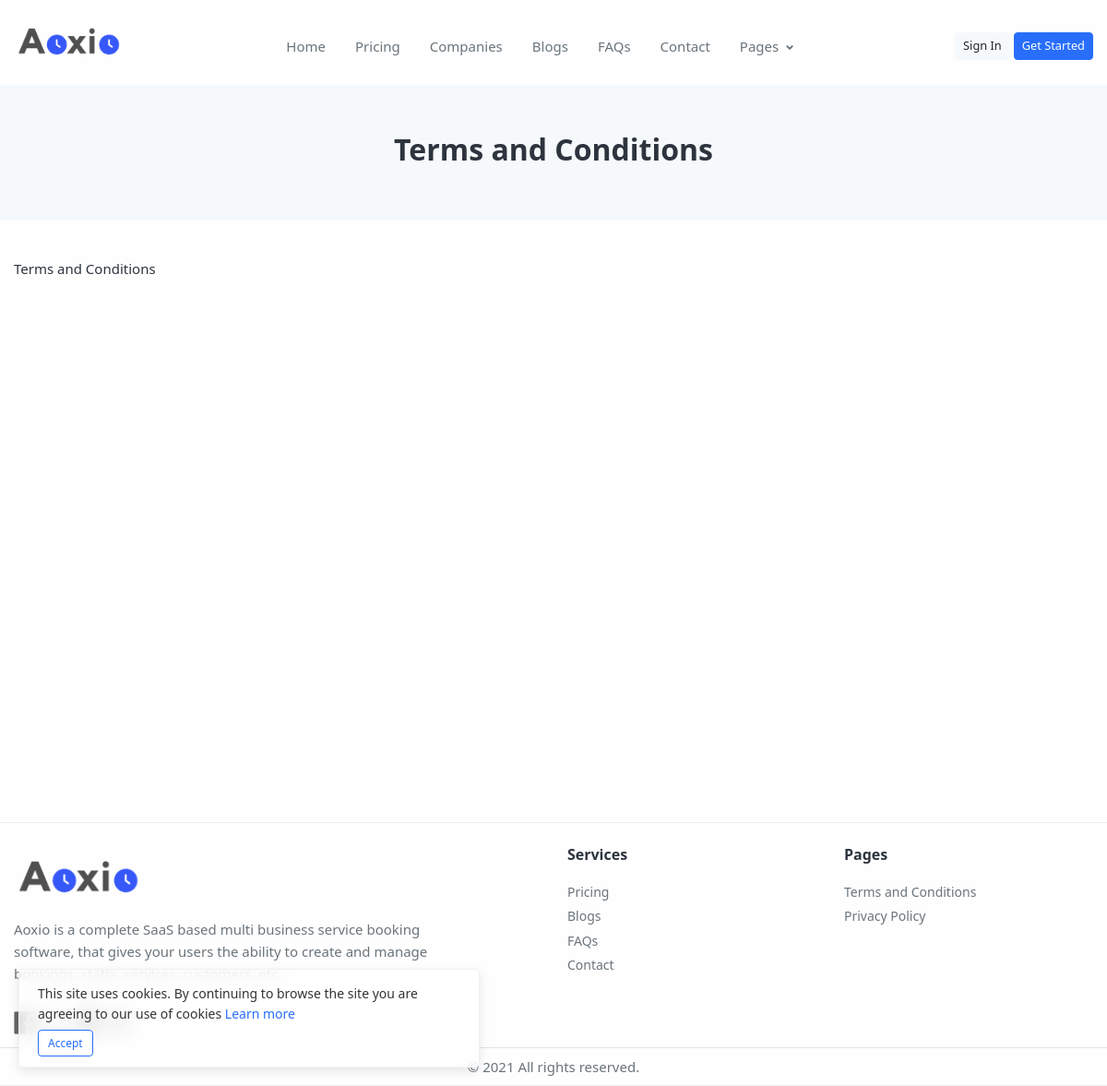
/page/terms-of-service, run on the app's committed database.
### tables this page shows
CREATE TABLE `settings` (
  `id` int(11) NOT NULL,
  `site_name` varchar(255) DEFAULT NULL,
  `site_title` varchar(255) DEFAULT NULL,
  `favicon` varchar(255) DEFAULT NULL,
  `logo` varchar(255) DEFAULT NULL,
  `hero_img` varchar(255) DEFAULT NULL,
  `keywords` varchar(255) DEFAULT NULL,
  `description` text,
  `footer_about` text,
  `admin_email` varchar(255) DEFAULT NULL,
  `mobile` varchar(255) DEFAULT NULL,
  `copyright` varchar(255) DEFAULT NULL,
  `pagination_limit` int(11) DEFAULT NULL,
  `facebook` varchar(255) DEFAULT NULL,
  `instagram` varchar(255) DEFAULT NULL,
  `twitter` varchar(255) DEFAULT NULL,
  `linkedin` varchar(255) DEFAULT NULL,
  `google_analytics` longtext,
  `site_color` varchar(255) DEFAULT NULL,
  `site_font` varchar(255) DEFAULT NULL,
  `layout` int(11) DEFAULT NULL,
  `about_info` mediumtext,
  `ind_code` varchar(255) DEFAULT NULL,
  `purchase_code` varchar(255) DEFAULT NULL,
  `link` varchar(255) DEFAULT NULL,
  `enable_captcha` int(11) NOT NULL DEFAULT '0',
  `enable_workflow` int(11) NOT NULL DEFAULT '1',
  `enable_feature` int(11) NOT NULL,
  `enable_users` int(11) NOT NULL DEFAULT '1',
  `enable_blog` int(11) NOT NULL,
  `enable_faq` int(11) NOT NULL,
  `enable_animation` int(11) DEFAULT '1',
  `enable_registration` int(11) NOT NULL,
  `enable_payment` int(11) NOT NULL,
  `enable_paypal` int(11) NOT NULL DEFAULT '0',
  `enable_email_verify` int(11) NOT NULL,
  `check_email_verify_user` varchar(155) DEFAULT '0',
  `enable_multilingual` int(11) DEFAULT '0',
  `enable_frontend` varchar(155) DEFAULT '1',
  `enable_lifetime` varchar(155) DEFAULT '0',
  `enable_coupon` int(11) DEFAULT '0',
  `captcha_type` int(11) DEFAULT NULL,
  `captcha_site_key` varchar(255) DEFAULT NULL,
  `captcha_secret_key` varchar(255) DEFAULT NULL,
  `paypal_email` varchar(255) DEFAULT NULL,
  `paypal_payment` int(11) DEFAULT '0',
  `stripe_payment` int(11) DEFAULT '0',
  `publish_key` varchar(255) DEFAULT NULL,
  `secret_key` varchar(255) DEFAULT NULL,
  `paystack_payment` varchar(155) DEFAULT '0',
  `paystack_secret_key` varchar(255) DEFAULT NULL,
  `paystack_public_key` varchar(255) DEFAULT NULL,
  `razorpay_payment` varchar(155) DEFAULT '0',
  `razorpay_key_id` varchar(255) DEFAULT NULL,
  `razorpay_key_secret` varchar(255) DEFAULT NULL,
  `mercado_payment` int(11) DEFAULT '0',
  `mercado_currency` varchar(155) DEFAULT NULL,
  `mercado_api_key` varchar(255) DEFAULT NULL,
  `mercado_token` varchar(255) DEFAULT NULL,
  `flutterwave_payment` int(11) DEFAULT '0',
  `flutterwave_public_key` varchar(255) DEFAULT NULL,
  `flutterwave_secret_key` varchar(255) DEFAULT NULL,
  `paypal_mode` varchar(255) DEFAULT 'sandbox',
  `twillo_account_sid` varchar(255) DEFAULT NULL,
  `twillo_auth_token` varchar(255) DEFAULT NULL,
  `twillo_number` varchar(255) DEFAULT NULL,
  `enable_sms` varchar(255) NOT NULL DEFAULT '0',
  `enable_wallet` varchar(155) DEFAULT '0',
  `min_payout_amount` varchar(155) DEFAULT '0',
  `commission_rate` varchar(155) DEFAULT '0',
  `paypal_payout` varchar(155) DEFAULT '1',
  `iban_payout` varchar(155) DEFAULT '1',
  `swift_payout` varchar(155) DEFAULT '1',
  `google_client_id` text,
  `google_client_secret` varchar(255) DEFAULT NULL,
  `enable_offline_payment` varchar(255) DEFAULT '0',
  `offline_details` text,
  `mail_protocol` varchar(255) DEFAULT NULL,
  `mail_title` varchar(255) DEFAULT NULL,
  `mail_host` varchar(255) DEFAULT NULL,
  `mail_port` varchar(255) DEFAULT NULL,
  `mail_encryption` varchar(255) DEFAULT 'ssl',
  `mail_username` varchar(255) DEFAULT NULL,
  `mail_password` varchar(255) DEFAULT NULL,
  `is_smtp` int(11) DEFAULT '1',
  `sender_mail` varchar(255) DEFAULT NULL,
  `chart_style` varchar(255) NOT NULL DEFAULT 'style1',
  `num_format` varchar(155) DEFAULT '0',
  `curr_locate` varchar(155) DEFAULT '0',
  `country` int(11) NOT NULL DEFAULT '178',
  `site_info` int(11) DEFAULT NULL,
  `lang` int(11) NOT NULL DEFAULT '1',
  `trial_days` varchar(155) DEFAULT '0',
  `tax_name` varchar(255) DEFAULT NULL,
  `tax_value` varchar(255) DEFAULT NULL,
  `type` varchar(255) NOT NULL DEFAULT 'live',
  `time_zone` int(11) DEFAULT '1',
  `version` varchar(255) NOT NULL DEFAULT 'v1.1'
);

CREATE TABLE `pages` (
  `id` int(11) NOT NULL,
  `business_id` varchar(255) NOT NULL DEFAULT '0',
  `title` varchar(255) DEFAULT NULL,
  `slug` varchar(255) DEFAULT NULL,
  `details` longtext,
  `status` int(11) DEFAULT NULL,
  `created_at` varchar(255) DEFAULT NULL
);

### application/views/page.php (the view)
<section class="bg-light p-6">
    <div class="container">
        <div class="rows d-flex justify-content-center hide-xs">
            <h2 class="pt-2"><?php echo html_escape($page->title) ?></h2>
        </div>
    </div>
</section>
<section class="section pt-6">
    <div class="container">
        <div class="row">
            <div class="col-12">
                <div class="content-container minh-400">
                    <div class="faq">
                        <div class="accordion-container text-dark">
                            <p><?= $page->details ?></p>
                        </div>
                    </div>
                </div>
            </div>
        </div>
    </div>
</section>

### application/views/include/header.php (shortened to what the rows shown need)
<!DOCTYPE html>
<html lang="en" dir="<?php echo text_dir(); ?>">
<head>
    <?php $settings = get_settings(); ?>
    <link rel="stylesheet" href="<?php echo base_url() ?>assets/front/libs/font-awesome/css/fontawesome-all.min.css">
    <link rel="stylesheet" href="<?php echo base_url() ?>assets/front/libs/jarallax/dist/jarallax.css">
    <link rel="stylesheet" href="<?php echo base_url() ?>assets/front/libs/owl-carousel/dist/css/owl.carousel.min.css">
    <link rel="stylesheet" href="<?php echo base_url() ?>assets/front/libs/owl-carousel/dist/css/owl.theme.default.min.css">
    <link rel="stylesheet" href="<?php echo base_url() ?>assets/front/css/simple-line-icons.css">
    <link rel="stylesheet" href="<?php echo base_url() ?>assets/admin/css/sweet-alert.css" rel="stylesheet" />
    <link rel="stylesheet" href="<?php echo base_url() ?>assets/admin/plugins/line-icons/lineicons.css">
    <link rel="stylesheet" href="<?php echo base_url() ?>assets/front/css/daterangepicker.css" />
    <link rel="stylesheet" href="<?php echo base_url() ?>assets/front/css/owl.carousel.min.css">
    <link rel="stylesheet" href="<?php echo base_url() ?>assets/front/css/owl.theme.default.min.css">
    <link rel="stylesheet" href="<?php echo base_url() ?>assets/front/css/lightbox.css">
    <link rel="stylesheet" href="<?php echo base_url() ?>assets/admin/plugins/datatables-bs4/css/dataTables.bootstrap4.css">
    <link href="<?php echo base_url() ?>assets/front/css/template.min.css?var=<?= settings()->version ?>&time=<?=time();?>" rel="stylesheet">
    <?php if(settings()->enable_animation == 1): ?>
        <link rel="stylesheet" href="<?php echo base_url() ?>assets/front/css/aos.css">
    <?php endif; ?>
    <link rel="stylesheet" href="<?php echo base_url() ?>assets/admin/plugins/select2/css/select2.min.css">
    <link rel="stylesheet" href="<?php echo base_url() ?>assets/admin/css/nice-select.css">
    <link href="<?php echo base_url() ?>assets/admin/css/bootstrap-datepicker.min.css" rel="stylesheet">
    <link href="<?php echo base_url() ?>assets/admin/css/timepicker.min.css" rel="stylesheet">
    <?php if (isset($page_title) && $page_title == 'Register'): ?>
        <link href="<?php echo base_url() ?>assets/front/css/intelInput.css" rel="stylesheet">
    <?php else: ?>
        <link href="<?php echo base_url() ?>assets/front/css/intlInputPhone.css" rel="stylesheet">
    <?php endif ?>
    <link href="<?php echo base_url() ?>assets/front/css/style-over.php?color=<?php echo settings()->site_color; ?>" rel="stylesheet">
    <link rel="stylesheet" href="<?php echo base_url() ?>assets/front/libs/owl-carousel/dist/css/owl.carousel.min.css">
    <link rel="stylesheet" href="<?php echo base_url() ?>assets/front/libs/owl-carousel/dist/css/owl.theme.default.min.css">
</head>
<body<?php if(isset($is_embed) && $is_embed == true){echo ' class="is-embed-no-bg"';} ?>>
    <div class="main-wrapper">
        <?php if (isset($menu) && $menu == TRUE): ?>
            <header id="navbar">
                <div class="container">
                    <nav class="navbar navbar-expand-lg navbar-light bg-whites py-3">
                        <a class="navbar-brand" href="<?php echo base_url() ?>">
                            <img width="120px" src="<?php echo base_url(settings()->logo) ?>" alt="logo">
                        </a>
                        <div id="navbarContent" class="collapse navbar-collapse mt-2">
                            <ul class="navbar-nav align-items-lg-center ml-auto">
                                <li class="nav-item xs-mb-10"><a href="<?php echo base_url() ?>" class="nav-link  <?php if(isset($page_title) && $page_title == "Home"){echo "active";} ?>"><?php echo trans('home') ?></a></li>
                                <li class="nav-item xs-mb-10"><a href="<?php echo base_url('pricing') ?>" class="nav-link <?php if(isset($page_title) && $page_title == "Pricing"){echo "active";} ?>"><?php echo trans('pricing') ?></a></li>
                                <?php if (settings()->enable_users == 1): ?>
                                <li class="nav-item xs-mb-10"><a href="<?php echo base_url('companies') ?>" class="nav-link <?php if(isset($page_title) && $page_title == "Companies"){echo "active";} ?>"><?php echo trans('companies') ?></a></li>
                                <?php endif ?>
                                <?php if (settings()->enable_blog == 1): ?>
                                <li class="nav-item xs-mb-10"><a href="<?php echo base_url('blogs') ?>" class="nav-link <?php if(isset($page_title) && $page_title == "Blogs"){echo "active";} ?>"><?php echo trans('blogs') ?></a></li>
                                <?php endif ?>
                                <?php if (settings()->enable_faq == 1): ?>
                                <li class="nav-item xs-mb-10"><a href="<?php echo base_url('faqs') ?>" class="nav-link <?php if(isset($page_title) && $page_title == "Faqs"){echo "active";} ?>"><?php echo trans('faqs') ?></a></li>
                                <?php endif ?>
                                <li class="nav-item xs-mb-10"><a href="<?php echo base_url('contact') ?>" class="nav-link <?php if(isset($page_title) && $page_title == "Contact"){echo "active";} ?>"><?php echo trans('contact') ?></a></li>
                                <?php if (!empty(get_pages(0))): ?>
                                    <li class="nav-item dropdown">
                                        <a href="javascript:void(0);" data-toggle="dropdown" class="nav-link dropdown-toggle"><?php echo trans('pages') ?></a>
                                    </li>
                                <?php endif ?>
                            </ul>
                            <ul class="navbar-nav align-items-lg-center ml-lg-auto mt-0">
                                <li class="nav-item mr-0">
                                    <?php if (is_admin()): ?>
                                        <a class="btn btn-sm btn-light-secondary ml-auto" href="<?php echo base_url('auth/logout') ?>"><i class="lni lni-exit"></i> <?php echo trans('logout') ?> </a>
                                        <a class="btn btn-sm btn-primary ml-auto" href="<?php echo base_url('admin/dashboard') ?>"><i class="icon-speedometer"></i> <?php echo trans('dashboard') ?></a>
                                    <?php else: ?>
                                        <a class="btn btn-sm btn-light ml-auto" href="<?php echo base_url('login') ?>"><?php echo trans('sign-in') ?></a>
                                        <a class="btn btn-sm btn-primary ml-auto" href="<?php echo base_url('register') ?>"><?php echo trans('get-started') ?></a>
                                    <?php endif ?>
                                </li>
                            </ul>
                        </div>
                    </nav>
                </div>
            </header>
        <?php endif ?>

### application/views/include/footer.php (shortened to what the rows shown need)
<?php if (isset($menu) && $menu == TRUE): ?>
<footer class="pt-4 border-top border-light">
    <div class="container">
        <div class="row pb-2">
            <div class="col-sm-5 col-lg-5 mb-5 mb-lg-0">
                <img width="150px" src="<?php echo base_url(settings()->logo) ?>" class="w-md-30 mb-2" alt="logo">
                <p class=""><?php echo html_escape(settings()->footer_about) ?></p>
                <ul class="list-unstyled social-icon2 mb-0">
                    <?php if (!empty($settings->facebook)) : ?>
                        <li><a target="_blank" href="<?= prep_url($settings->facebook) ?>"><i class="lni lni-facebook-original"></i></a></li>
                    <?php endif ?>
                    <?php if (!empty($settings->twitter)) : ?>
                        <li><a target="_blank" href="<?= prep_url($settings->twitter) ?>"><i class="lni lni-twitter"></i></a></li>
                    <?php endif ?>
                    <?php if (!empty($settings->linkedin)) : ?>
                        <li><a target="_blank" href="<?= prep_url($settings->linkedin) ?>"><i class="lni lni-linkedin-original"></i></a></li>
                    <?php endif ?>
                    <?php if (!empty($settings->instagram)) : ?>
                        <li><a target="_blank" href="<?= prep_url($settings->instagram) ?>"><i class="lni lni-instagram-original"></i></a></li>
                    <?php endif ?>
                </ul>
            </div>
            <div class="col-sm-1 col-lg-1 mb-5 mb-sm-0"></div>
            <div class="col-sm-3 col-lg-3 mb-5 mb-lg-0">
                <h3 class="h6"><?php echo trans('services') ?></h3>
                <ul class="footer-list-style-two">
                    <li><a href="<?php echo base_url('pricing') ?>"><?php echo trans('pricing') ?></a></li>
                    <?php if (settings()->enable_blog == 1): ?>
                        <li><a href="<?php echo base_url('blogs') ?>"><?php echo trans('blogs') ?></a></li>
                    <?php endif; ?>
                    <?php if (settings()->enable_faq == 1): ?>
                    <li><a href="<?php echo base_url('faqs') ?>"><?php echo trans('faqs') ?></a></li>
                    <?php endif; ?>
                    <li><a href="<?php echo base_url('contact') ?>"><?php echo trans('contact') ?></a></li>
                </ul>
            </div>
            <div class="col-sm-3 col-lg-3 mb-5 mb-sm-0">
                <?php if (!empty(get_pages(0))): ?>
                <h3 class="h6"><?php echo trans('pages') ?></h3>
                <ul class="footer-list-style-two">
                    <?php foreach (get_pages(0) as $page): ?>
                        <li><a href="<?php echo base_url('page/'.$page->slug) ?>"><?php echo html_escape($page->title) ?></a></li>
                    <?php endforeach ?>
                </ul>
                <?php endif ?>
            </div>
        </div>
    </div>
    <div class="text-center border-top">
        <div class="container">
            <div class="row py-2">
                <div class="col-md-12">
                    <p class="mb-0"><?php echo html_escape(settings()->copyright) ?></p>
                </div>
            </div>
        </div>
    </div>
</footer>
<?php endif; ?>
</div>
</body>
</html>

### data on the page
settings: logo (picture), footer_about "Aoxio is a complete SaaS based multi business service booking software, that gives your users the ability to create and manage bookings, staffs, services, customers, etc.", copyright "© 2021 All rights reserved."
pages: title "Terms and Conditions", details "Terms and Conditions"
pages: title "Privacy Policy"

### other printed values
trans('home') "Home"
trans('pricing') "Pricing"
trans('companies') "Companies"
trans('blogs') "Blogs"
trans('faqs') "FAQs"
trans('contact') "Contact"
trans('pages') "Pages"
trans('sign-in') "Sign In"
trans('get-started') "Get Started"
trans('services') "Services"
